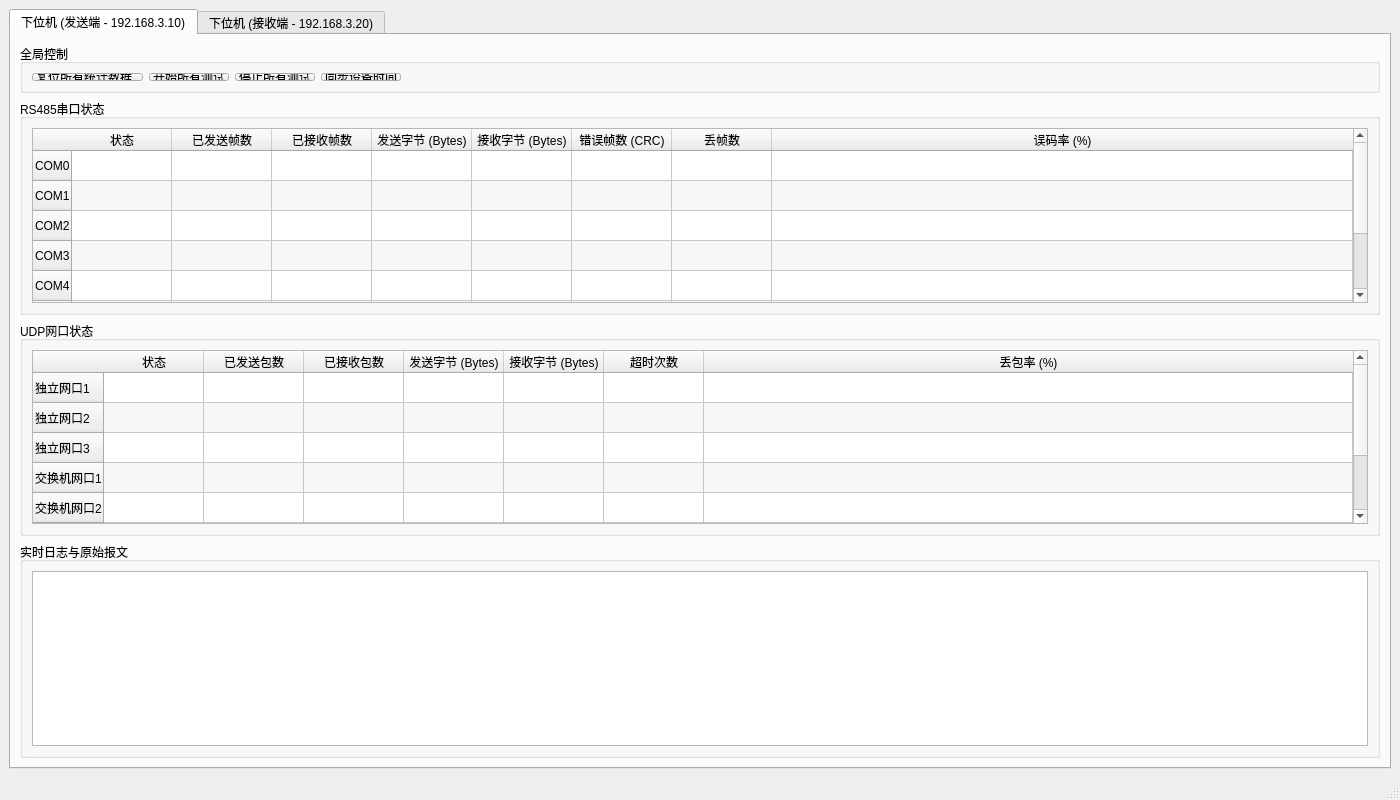
<?xml version="1.0" encoding="UTF-8"?>
<ui version="4.0">
 <class>MainWindow</class>
 <widget class="QMainWindow" name="MainWindow">
  <property name="geometry">
   <rect>
    <x>0</x>
    <y>0</y>
    <width>1400</width>
    <height>800</height>
   </rect>
  </property>
  <property name="windowTitle">
   <string>EMC测控一体化实时监控系统 v1.0</string>
  </property>
  <widget class="QWidget" name="centralwidget">
   <layout class="QVBoxLayout" name="verticalLayout_1">
    <item>
     <widget class="QTabWidget" name="mainTabWidget">
      <property name="currentIndex">
       <number>0</number>
      </property>
      <widget class="QWidget" name="senderTab">
       <attribute name="title">
        <string>下位机 (发送端 - 192.168.3.10)</string>
       </attribute>
       <layout class="QVBoxLayout" name="verticalLayout_2">
        <item>
         <widget class="QGroupBox" name="groupBox">
          <property name="minimumSize">
           <size>
            <width>0</width>
            <height>40</height>
           </size>
          </property>
          <property name="title">
           <string>全局控制</string>
          </property>
          <layout class="QHBoxLayout" name="horizontalLayout">
           <item>
            <widget class="QPushButton" name="clearButton">
             <property name="maximumSize">
              <size>
               <width>1000</width>
               <height>16777215</height>
              </size>
             </property>
             <property name="text">
              <string>复位所有统计数据  </string>
             </property>
            </widget>
           </item>
           <item>
            <widget class="QPushButton" name="startButton">
             <property name="text">
              <string>开始所有测试</string>
             </property>
            </widget>
           </item>
           <item>
            <widget class="QPushButton" name="stopButton">
             <property name="text">
              <string>停止所有测试</string>
             </property>
            </widget>
           </item>
           <item>
            <widget class="QPushButton" name="syncTimeButton">
             <property name="text">
              <string>同步设备时间</string>
             </property>
            </widget>
           </item>
           <item>
            <spacer name="horizontalSpacer">
             <property name="orientation">
              <enum>Qt::Horizontal</enum>
             </property>
             <property name="sizeHint" stdset="0">
              <size>
               <width>1073</width>
               <height>20</height>
              </size>
             </property>
            </spacer>
           </item>
          </layout>
         </widget>
        </item>
        <item>
         <widget class="QGroupBox" name="rs485GroupBox_1">
          <property name="title">
           <string>RS485串口状态</string>
          </property>
          <layout class="QVBoxLayout" name="verticalLayout_3">
           <item>
            <widget class="QTableWidget" name="rs485TableWidget_1">
             <property name="editTriggers">
              <set>QAbstractItemView::NoEditTriggers</set>
             </property>
             <property name="alternatingRowColors">
              <bool>true</bool>
             </property>
             <attribute name="horizontalHeaderStretchLastSection">
              <bool>true</bool>
             </attribute>
             <row>
              <property name="text">
               <string>COM0</string>
              </property>
             </row>
             <row>
              <property name="text">
               <string>COM1</string>
              </property>
             </row>
             <row>
              <property name="text">
               <string>COM2</string>
              </property>
             </row>
             <row>
              <property name="text">
               <string>COM3</string>
              </property>
             </row>
             <row>
              <property name="text">
               <string>COM4</string>
              </property>
             </row>
             <row>
              <property name="text">
               <string>COM5</string>
              </property>
             </row>
             <row>
              <property name="text">
               <string>COM6</string>
              </property>
             </row>
             <row>
              <property name="text">
               <string>COM7</string>
              </property>
             </row>
             <column>
              <property name="text">
               <string>状态</string>
              </property>
             </column>
             <column>
              <property name="text">
               <string>已发送帧数</string>
              </property>
             </column>
             <column>
              <property name="text">
               <string>已接收帧数</string>
              </property>
             </column>
             <column>
              <property name="text">
               <string>发送字节 (Bytes)</string>
              </property>
             </column>
             <column>
              <property name="text">
               <string>接收字节 (Bytes)</string>
              </property>
             </column>
             <column>
              <property name="text">
               <string>错误帧数 (CRC)</string>
              </property>
             </column>
             <column>
              <property name="text">
               <string>丢帧数</string>
              </property>
             </column>
             <column>
              <property name="text">
               <string>误码率 (%)</string>
              </property>
             </column>
            </widget>
           </item>
          </layout>
         </widget>
        </item>
        <item>
         <widget class="QGroupBox" name="udpGroupBox_1">
          <property name="title">
           <string>UDP网口状态</string>
          </property>
          <layout class="QVBoxLayout" name="verticalLayout_4">
           <item>
            <widget class="QTableWidget" name="udpTableWidget_1">
             <property name="editTriggers">
              <set>QAbstractItemView::NoEditTriggers</set>
             </property>
             <property name="alternatingRowColors">
              <bool>true</bool>
             </property>
             <property name="rowCount">
              <number>8</number>
             </property>
             <attribute name="horizontalHeaderStretchLastSection">
              <bool>true</bool>
             </attribute>
             <row>
              <property name="text">
               <string>独立网口1</string>
              </property>
             </row>
             <row>
              <property name="text">
               <string>独立网口2</string>
              </property>
             </row>
             <row>
              <property name="text">
               <string>独立网口3</string>
              </property>
             </row>
             <row>
              <property name="text">
               <string>交换机网口1</string>
              </property>
             </row>
             <row>
              <property name="text">
               <string>交换机网口2</string>
              </property>
             </row>
             <row>
              <property name="text">
               <string>交换机网口3</string>
              </property>
             </row>
             <row>
              <property name="text">
               <string>交换机网口4</string>
              </property>
             </row>
             <row>
              <property name="text">
               <string>交换机网口5</string>
              </property>
             </row>
             <column>
              <property name="text">
               <string>状态</string>
              </property>
             </column>
             <column>
              <property name="text">
               <string>已发送包数</string>
              </property>
             </column>
             <column>
              <property name="text">
               <string>已接收包数</string>
              </property>
             </column>
             <column>
              <property name="text">
               <string>发送字节 (Bytes)</string>
              </property>
             </column>
             <column>
              <property name="text">
               <string>接收字节 (Bytes)</string>
              </property>
             </column>
             <column>
              <property name="text">
               <string>超时次数</string>
              </property>
             </column>
             <column>
              <property name="text">
               <string>丢包率 (%)</string>
              </property>
             </column>
            </widget>
           </item>
          </layout>
         </widget>
        </item>
        <item>
         <widget class="QGroupBox" name="logGroupBox_1">
          <property name="title">
           <string>实时日志与原始报文</string>
          </property>
          <layout class="QVBoxLayout" name="verticalLayout_5">
           <item>
            <widget class="QPlainTextEdit" name="logTextEdit_1">
             <property name="readOnly">
              <bool>true</bool>
             </property>
            </widget>
           </item>
          </layout>
         </widget>
        </item>
       </layout>
      </widget>
      <widget class="QWidget" name="receiverTab">
       <attribute name="title">
        <string>下位机 (接收端 - 192.168.3.20)</string>
       </attribute>
       <layout class="QVBoxLayout" name="verticalLayout_6">
        <item>
         <widget class="QGroupBox" name="rs485GroupBox_2">
          <property name="title">
           <string>RS485串口状态</string>
          </property>
          <layout class="QVBoxLayout" name="verticalLayout_7">
           <item>
            <widget class="QTableWidget" name="rs485TableWidget_2">
             <property name="editTriggers">
              <set>QAbstractItemView::NoEditTriggers</set>
             </property>
             <property name="alternatingRowColors">
              <bool>true</bool>
             </property>
             <attribute name="horizontalHeaderStretchLastSection">
              <bool>true</bool>
             </attribute>
             <row>
              <property name="text">
               <string>COM0</string>
              </property>
             </row>
             <row>
              <property name="text">
               <string>COM1</string>
              </property>
             </row>
             <row>
              <property name="text">
               <string>COM2</string>
              </property>
             </row>
             <row>
              <property name="text">
               <string>COM3</string>
              </property>
             </row>
             <row>
              <property name="text">
               <string>COM4</string>
              </property>
             </row>
             <row>
              <property name="text">
               <string>COM5</string>
              </property>
             </row>
             <row>
              <property name="text">
               <string>COM6</string>
              </property>
             </row>
             <row>
              <property name="text">
               <string>COM7</string>
              </property>
             </row>
             <column>
              <property name="text">
               <string>状态</string>
              </property>
             </column>
             <column>
              <property name="text">
               <string>已接收帧数</string>
              </property>
             </column>
             <column>
              <property name="text">
               <string>已回发帧数</string>
              </property>
             </column>
             <column>
              <property name="text">
               <string>接收字节 (Bytes)</string>
              </property>
             </column>
             <column>
              <property name="text">
               <string>回发字节 (Bytes)</string>
              </property>
             </column>
             <column>
              <property name="text">
               <string>错误帧数 (CRC)</string>
              </property>
             </column>
            </widget>
           </item>
          </layout>
         </widget>
        </item>
        <item>
         <widget class="QGroupBox" name="udpGroupBox_2">
          <property name="title">
           <string>UDP网口状态</string>
          </property>
          <layout class="QVBoxLayout" name="verticalLayout_8">
           <item>
            <widget class="QTableWidget" name="udpTableWidget_2">
             <property name="editTriggers">
              <set>QAbstractItemView::NoEditTriggers</set>
             </property>
             <property name="alternatingRowColors">
              <bool>true</bool>
             </property>
             <attribute name="horizontalHeaderStretchLastSection">
              <bool>true</bool>
             </attribute>
             <row>
              <property name="text">
               <string>独立网口1</string>
              </property>
             </row>
             <row>
              <property name="text">
               <string>独立网口2</string>
              </property>
             </row>
             <row>
              <property name="text">
               <string>独立网口3</string>
              </property>
             </row>
             <row>
              <property name="text">
               <string>交换机网口</string>
              </property>
             </row>
             <column>
              <property name="text">
               <string>状态</string>
              </property>
             </column>
             <column>
              <property name="text">
               <string>已接收包数</string>
              </property>
             </column>
             <column>
              <property name="text">
               <string>已回发包数</string>
              </property>
             </column>
             <column>
              <property name="text">
               <string>接收字节 (Bytes)</string>
              </property>
             </column>
             <column>
              <property name="text">
               <string>回发字节 (Bytes)</string>
              </property>
             </column>
            </widget>
           </item>
          </layout>
         </widget>
        </item>
        <item>
         <widget class="QGroupBox" name="logGroupBox_2">
          <property name="title">
           <string>实时日志与原始报文</string>
          </property>
          <layout class="QVBoxLayout" name="verticalLayout_9">
           <item>
            <widget class="QPlainTextEdit" name="logTextEdit_2">
             <property name="readOnly">
              <bool>true</bool>
             </property>
            </widget>
           </item>
          </layout>
         </widget>
        </item>
       </layout>
      </widget>
     </widget>
    </item>
   </layout>
  </widget>
  <widget class="QMenuBar" name="menubar">
   <property name="geometry">
    <rect>
     <x>0</x>
     <y>0</y>
     <width>1400</width>
     <height>18</height>
    </rect>
   </property>
  </widget>
  <widget class="QStatusBar" name="statusbar"/>
 </widget>
 <resources/>
 <connections/>
</ui>
